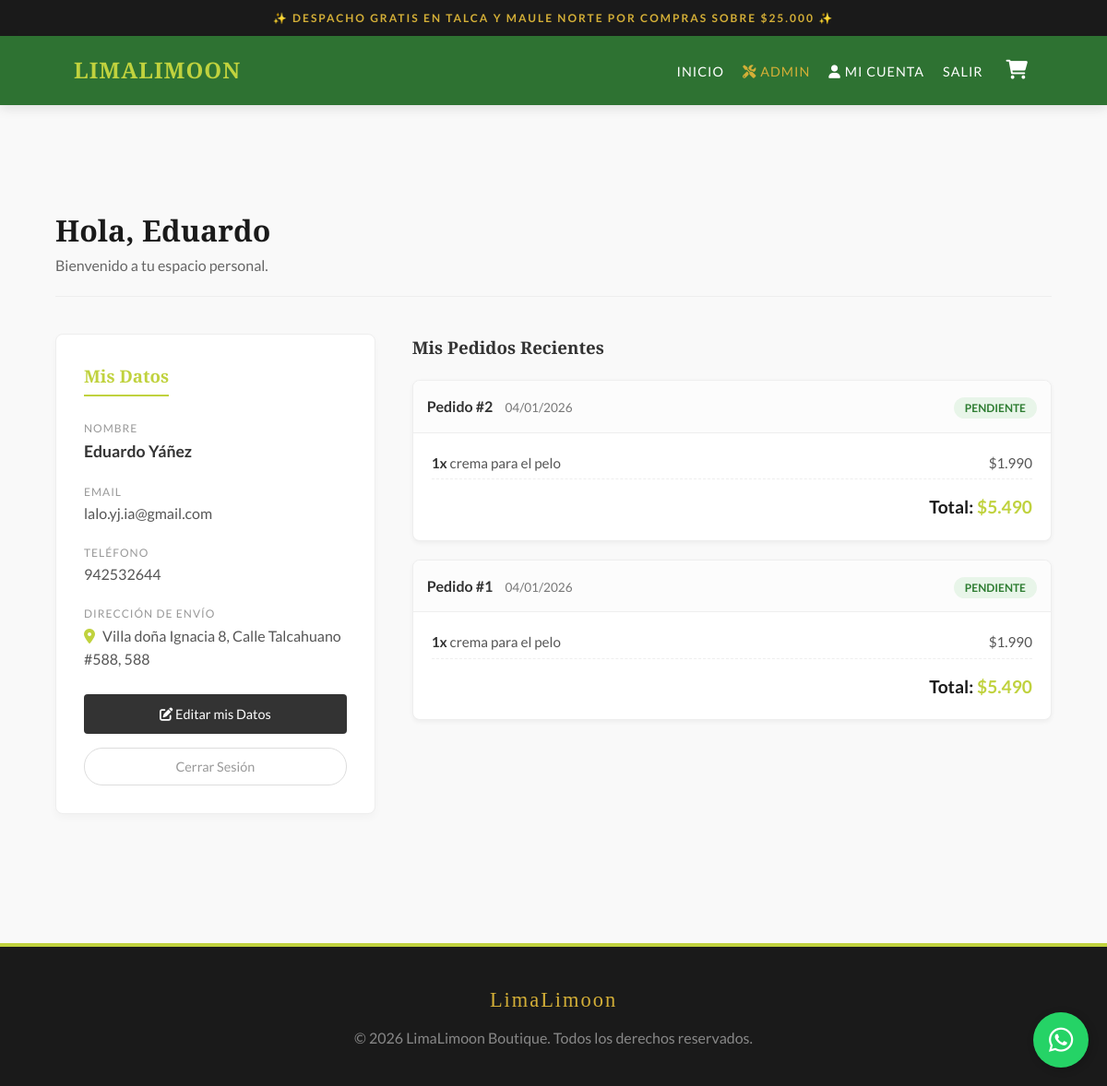
/perfil (signed in), run on the app's committed database.
### app.py (models this page shows)
class User(UserMixin, db.Model):
    id = db.Column(db.Integer, primary_key=True)
    nombre = db.Column(db.String(100))
    apellido = db.Column(db.String(100))
    direccion = db.Column(db.String(200))
    telefono = db.Column(db.String(20))
    email = db.Column(db.String(100), unique=True)
    password = db.Column(db.String(200))
    is_admin = db.Column(db.Boolean, default=False)

class Order(db.Model):
    id = db.Column(db.Integer, primary_key=True)
    user_id = db.Column(db.Integer, db.ForeignKey('user.id'), nullable=False)
    total_price = db.Column(db.Integer, nullable=False)
    status = db.Column(db.String(20), default='Pendiente')
    date_ordered = db.Column(db.DateTime, default=datetime.utcnow)
    details = db.relationship('OrderDetail', backref='order', lazy=True)

class OrderDetail(db.Model):
    id = db.Column(db.Integer, primary_key=True)
    order_id = db.Column(db.Integer, db.ForeignKey('order.id'), nullable=False)
    product_name = db.Column(db.String(100))
    product_price = db.Column(db.Integer)
    quantity = db.Column(db.Integer)

### app.py (the view)
@app.route('/perfil')
@login_required
def perfil():
    mis_ordenes = Order.query.filter_by(user_id=current_user.id).order_by(Order.date_ordered.desc()).all()
    return render_template('perfil.html', user=current_user, orders=mis_ordenes)

### app.py (called while the page is built)
@login_manager.user_loader
def load_user(user_id):
    return User.query.get(int(user_id))

@app.context_processor
def inject_cart_count():
    if current_user.is_authenticated:
        items = CartItem.query.filter_by(user_id=current_user.id).all()
        count = sum(item.quantity for item in items if item.product)
    else:
        count = 0
    return dict(cart_count=count)

### templates/perfil.html (shortened to what this page needs)
{% extends "layout.html" %}
{% block content %}
<div class="container section-padding" style="margin-top: 50px; margin-bottom: 80px;">
    <div style="margin-bottom: 40px; border-bottom: 1px solid #eee; padding-bottom: 20px;">
        <h1 style="font-family: var(--font-title); font-size: 2rem; color: #1a1a1a;">
            Hola, {{ current_user.nombre or current_user.email.split('@')[0] }}
        </h1>
        <p style="color: #666;">Bienvenido a tu espacio personal.</p>
    </div>
    <div style="display: grid; grid-template-columns: 1fr 2fr; gap: 40px;">
        <div>
            <div style="background: #fff; padding: 30px; border-radius: 8px; border: 1px solid #eee; box-shadow: 0 4px 10px rgba(0,0,0,0.03);">
                <h3 style="font-family: var(--font-title); margin-bottom: 20px; color: var(--gold); border-bottom: 2px solid var(--gold); display: inline-block; padding-bottom: 5px;">Mis Datos</h3>
                <div style="margin-bottom: 15px;">
                    <label style="font-size: 0.75rem; color: #999; text-transform: uppercase; letter-spacing: 1px;">Nombre</label>
                    <div style="font-weight: bold; color: #333; font-size: 1.1rem;">
                        {{ current_user.nombre }} {{ current_user.apellido }}
                    </div>
                </div>
                <div style="margin-bottom: 15px;">
                    <label style="font-size: 0.75rem; color: #999; text-transform: uppercase; letter-spacing: 1px;">Email</label>
                    <div style="color: #555;">{{ current_user.email }}</div>
                </div>
                <div style="margin-bottom: 15px;">
                    <label style="font-size: 0.75rem; color: #999; text-transform: uppercase; letter-spacing: 1px;">Teléfono</label>
                    <div style="color: #555;">{{ current_user.telefono or 'No registrado' }}</div>
                </div>
                <div style="margin-bottom: 25px;">
                    <label style="font-size: 0.75rem; color: #999; text-transform: uppercase; letter-spacing: 1px;">Dirección de Envío</label>
                    <div style="color: #555;">
                        <i class="fas fa-map-marker-alt" style="color: var(--gold); margin-right: 5px;"></i>
                        {{ current_user.direccion or 'No registrada' }}
                    </div>
                </div>
                <a href="{{ url_for('editar_perfil') }}" style="display: block; text-align: center; background: #333; color: white; padding: 10px; border-radius: 4px; text-decoration: none; margin-bottom: 15px; font-size: 0.9rem; transition: 0.3s;">
                    <i class="fas fa-edit"></i> Editar mis Datos
                </a>
                <a href="{{ url_for('logout') }}" style="display: block; text-align: center; color: #999; text-decoration: none; font-size: 0.9rem; border: 1px solid #ddd; padding: 8px 15px; border-radius: 20px;">
                    Cerrar Sesión
                </a>
            </div>
        </div>
        <div>
            <h3 style="font-family: var(--font-title); margin-bottom: 20px;">Mis Pedidos Recientes</h3>
            {% if orders %}
                <div style="display: grid; gap: 20px;">
                    {% for order in orders %}
                    <div style="border: 1px solid #eee; border-radius: 8px; overflow: hidden; background: white; box-shadow: 0 2px 5px rgba(0,0,0,0.05);">
                        <div style="background: #fcfcfc; padding: 15px; display: flex; justify-content: space-between; align-items: center; border-bottom: 1px solid #eee;">
                            <div>
                                <span style="font-weight: bold; color: #333;">Pedido #{{ order.id }}</span>
                                <span style="font-size: 0.85rem; color: #777; margin-left: 10px;">
                                    {{ order.date_ordered.strftime('%d/%m/%Y') }}
                                </span>
                            </div>
                            <div>
                                <span style="background: #e8f5e9; color: #2e7d32; padding: 4px 12px; border-radius: 20px; font-size: 0.75rem; font-weight: bold; text-transform: uppercase;">
                                    {{ order.status }}
                                </span>
                            </div>
                        </div>
                        <div style="padding: 20px;">
                            <ul style="list-style: none; padding: 0; margin: 0 0 15px 0;">
                                {% for detail in order.details %}
                                <li style="display: flex; justify-content: space-between; margin-bottom: 10px; font-size: 0.95rem; color: #555; border-bottom: 1px dashed #eee; padding-bottom: 5px;">
                                    <span>
                                        <b style="color: #333;">{{ detail.quantity }}x</b> {{ detail.product_name }}
                                    </span>
                                    <span>${{ "{:,.0f}".format(detail.product_price).replace(',', '.') }}</span>
                                </li>
                                {% endfor %}
                            </ul>
                            <div style="text-align: right; font-weight: bold; color: #1a1a1a; font-size: 1.2rem;">
                                Total: <span style="color: var(--gold);">${{ "{:,.0f}".format(order.total_price).replace(',', '.') }}</span>
                            </div>
                        </div>
                    </div>
                    {% endfor %}
                </div>
            {% endif %}
        </div>
    </div>
</div>
{% endblock %}

### templates/layout.html (shortened to what this page needs)
<!DOCTYPE html>
<html lang="es">
<head>
    <link rel="stylesheet" href="https://cdnjs.cloudflare.com/ajax/libs/font-awesome/6.0.0/css/all.min.css">
    <link rel="stylesheet" href="{{ url_for('static', filename='css/style.css') }}">
</head>
<body>
    <div class="announcement-bar">
        ✨ Despacho GRATIS en Talca y Maule Norte por compras sobre $25.000 ✨
    </div>
    <header class="main-header">
        <div class="container header-content">
            <a href="{{ url_for('home') }}" class="logo">LimaLimoon</a>
            <nav>
                <ul class="nav-links">
                    <li><a href="{{ url_for('home') }}">INICIO</a></li>
                    {% if current_user.is_authenticated %}
                        {% if current_user.is_admin %}
                            <li><a href="{{ url_for('admin_dashboard') }}" style="color: var(--brand-gold);"><i class="fas fa-tools"></i> ADMIN</a></li>
                        {% endif %}
                        <li><a href="{{ url_for('perfil') }}"><i class="fas fa-user"></i> MI CUENTA</a></li>
                        <li><a href="{{ url_for('logout') }}">SALIR</a></li>
                    {% else %}
                        <li><a href="{{ url_for('login') }}">INGRESAR</a></li>
                        <li><a href="{{ url_for('registro') }}">REGISTRO</a></li>
                    {% endif %}
                    <li>
                        <a href="{{ url_for('carrito') }}" class="cart-icon-wrapper" title="Ver mi carrito">
                            <i class="fas fa-shopping-cart"></i>
                        </a>
                    </li>
                </ul>
            </nav>
        </div>
    </header>
    <main>
        {% block content %}{% endblock %}
    </main>
    <footer class="main-footer">
        <p style="font-family: var(--font-title); color: var(--brand-gold); margin-bottom: 10px; letter-spacing: 2px; font-size: 1.4rem;">LimaLimoon</p>
        <p>&copy; 2026 LimaLimoon Boutique. Todos los derechos reservados.</p>
    </footer>
    <a href="https://wa.me/56968498218" class="whatsapp-float" target="_blank">
        <i class="fab fa-whatsapp"></i>
    </a>
</body>
</html>

### static/css/style.css (style rules this page uses)
:root { --gold: #C0D23E; --gold-hover: #a8b934; --black: #1a1a1a; --white: #ffffff; --gray-bg: #f9f9f9; --font-title: 'Playfair Display', serif; --font-text: 'Lato', sans-serif; --header-height: 75px; }
* { margin: 0; padding: 0; box-sizing: border-box; }
body { font-family: var(--font-text); background-color: var(--gray-bg); color: #333; line-height: 1.6; display: flex; flex-direction: column; min-height: 100vh; }
a { text-decoration: none; color: inherit; transition: 0.3s; }
ul { list-style: none; }
.container { width: 90%; max-width: 1200px; margin: 0 auto; }
.section-padding { padding: 60px 0; }
.main-header { background-color: var(--black); height: var(--header-height); display: flex; align-items: center; position: sticky; top: 0; z-index: 1000; box-shadow: 0 4px 12px rgba(0,0,0,0.15); }
.header-content { width: 90%; max-width: 1200px; margin: 0 auto; display: flex; justify-content: space-between; align-items: center; }
.logo { font-family: var(--font-title); font-size: 1.8rem; font-weight: 700; letter-spacing: 3px; color: var(--gold) !important; text-transform: uppercase; }
.nav-links { display: flex; gap: 25px; align-items: center; }
.nav-links a { color: var(--white); font-size: 0.8rem; font-weight: bold; text-transform: uppercase; letter-spacing: 1.5px; }
.whatsapp-float { position: fixed; bottom: 30px; right: 30px; background: #25d366; color: white; width: 65px; height: 65px; border-radius: 50%; display: flex; align-items: center; justify-content: center; font-size: 35px; box-shadow: 0 6px 20px rgba(0,0,0,0.2); z-index: 2000; }
.main-footer { background-color: var(--black); color: #666; padding: 3rem 0; text-align: center; margin-top: auto; border-top: 4px solid var(--gold); }

### templates/layout.html (style rules this page uses)
:root { --brand-green: rgb(46, 114, 50); --brand-gold: #d4af37; --brand-dark: #1a1a1a; --font-title: 'Playfair Display', serif; --font-body: 'Lato', sans-serif; }
body { font-family: var(--font-body); margin: 0; padding: 0; display: flex; flex-direction: column; min-height: 100vh; }
.announcement-bar { background: var(--brand-dark); color: var(--brand-gold); padding: 10px 0; text-align: center; font-size: 0.75rem; letter-spacing: 2px; font-weight: bold; text-transform: uppercase; width: 100%; }
.main-header { position: sticky; top: 0; z-index: 1000; width: 100%; background: var(--brand-green); box-shadow: 0 4px 12px rgba(0,0,0,0.1); transition: all 0.3s ease; }
.header-content { display: flex; justify-content: space-between; align-items: center; padding: 15px 20px; }
.logo { font-family: var(--font-title); color: white; font-size: 1.5rem; text-decoration: none; font-weight: 700; letter-spacing: 1px; }
.nav-links { list-style: none; display: flex; gap: 20px; margin: 0; padding: 0; align-items: center; }
.nav-links a { text-decoration: none; color: white; font-weight: 400; transition: color 0.3s ease; font-size: 0.9rem; letter-spacing: 1px; text-transform: uppercase; }
.cart-icon-wrapper { position: relative; display: inline-flex; align-items: center; justify-content: center; padding: 5px; transition: transform 0.2s; }
.cart-icon-wrapper i { font-size: 1.3rem; }
.main-footer { padding: 40px 20px; text-align: center; background: var(--brand-dark); color: #888; margin-top: auto; }
.whatsapp-float { position: fixed; bottom: 20px; right: 20px; background-color: #25d366; color: white; width: 60px; height: 60px; border-radius: 50%; display: flex; justify-content: center; align-items: center; font-size: 30px; box-shadow: 2px 2px 10px rgba(0,0,0,0.2); z-index: 1000; text-decoration: none; transition: transform 0.3s; }

### data on the page
User: nombre "Eduardo", apellido "Yáñez", email "lalo.yj.ia@gmail.com", telefono "942532644", direccion "Villa doña Ignacia 8, Calle Talcahuano #588, 588"
Order: id "2", date_ordered "04/01/2026", status "PENDIENTE", total_price "5.490"
OrderDetail: quantity "1", product_name "crema para el pelo", product_price "1.990"
Order: id "1", date_ordered "04/01/2026", status "PENDIENTE", total_price "5.490"
OrderDetail: quantity "1", product_name "crema para el pelo", product_price "1.990"
